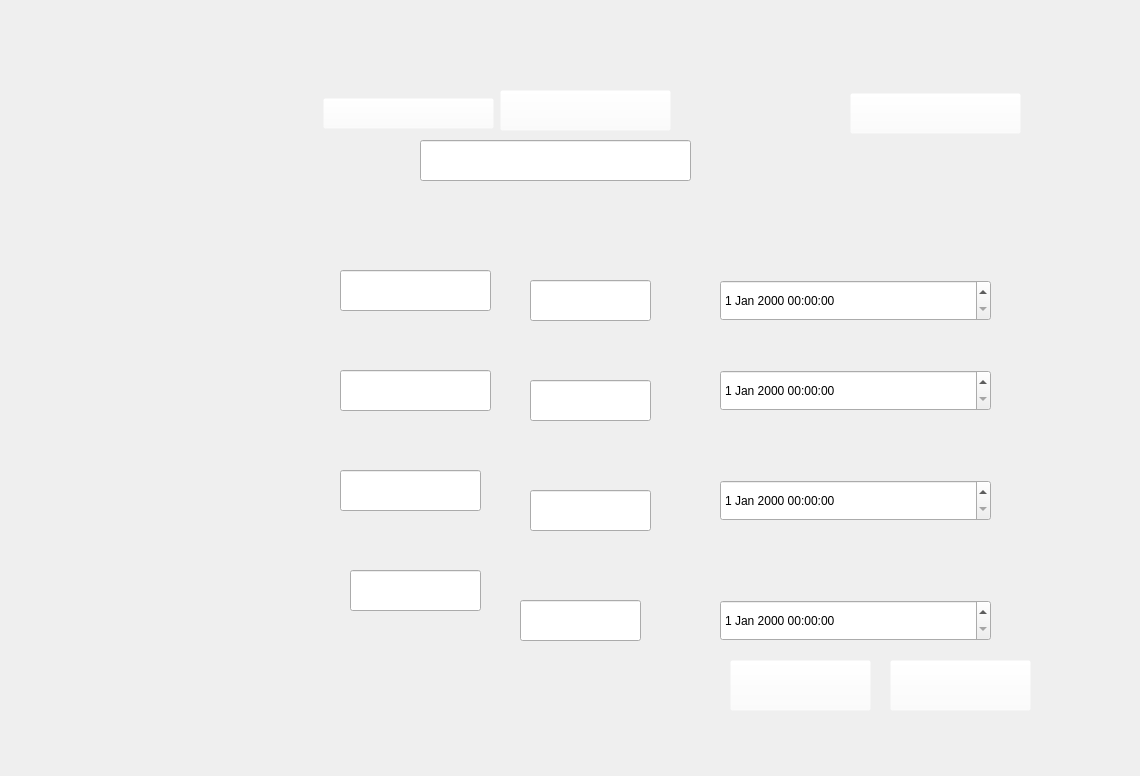
    <widget class="QWidget" name="modify_stud">
     <widget class="QLabel" name="label_7">
      <property name="geometry">
       <rect>
        <x>-50</x>
        <y>-40</y>
        <width>1131</width>
        <height>767</height>
       </rect>
      </property>
      <property name="styleSheet">
       <string notr="true">background:url(&quot;C:/Users/Dhia/Desktop/2eme/IMG_projet/modify_student.png&quot;)</string>
      </property>
      <property name="text">
       <string/>
      </property>
     </widget>
     <widget class="QPushButton" name="pushButton_20">
      <property name="geometry">
       <rect>
        <x>323</x>
        <y>98</y>
        <width>171</width>
        <height>31</height>
       </rect>
      </property>
      <property name="styleSheet">
       <string notr="true">background:rgba(255,255,255,0);
border -radius:0px;</string>
      </property>
      <property name="text">
       <string/>
      </property>
     </widget>
     <widget class="QPushButton" name="pushButton_21">
      <property name="geometry">
       <rect>
        <x>500</x>
        <y>90</y>
        <width>171</width>
        <height>41</height>
       </rect>
      </property>
      <property name="styleSheet">
       <string notr="true">background:rgba(255,255,255,0);
border -radius:0px;</string>
      </property>
      <property name="text">
       <string/>
      </property>
     </widget>
     <widget class="QPushButton" name="pushButton_22">
      <property name="geometry">
       <rect>
        <x>850</x>
        <y>93</y>
        <width>171</width>
        <height>41</height>
       </rect>
      </property>
      <property name="styleSheet">
       <string notr="true">background:rgba(255,255,255,0);
border -radius:0px;</string>
      </property>
      <property name="text">
       <string/>
      </property>
     </widget>
     <widget class="QLineEdit" name="mod_stud_id">
      <property name="geometry">
       <rect>
        <x>420</x>
        <y>140</y>
        <width>271</width>
        <height>41</height>
       </rect>
      </property>
     </widget>
     <widget class="QLineEdit" name="mod_stud_log">
      <property name="geometry">
       <rect>
        <x>340</x>
        <y>270</y>
        <width>151</width>
        <height>41</height>
       </rect>
      </property>
     </widget>
     <widget class="QLineEdit" name="mod_stud_pass">
      <property name="geometry">
       <rect>
        <x>340</x>
        <y>370</y>
        <width>151</width>
        <height>41</height>
       </rect>
      </property>
      <property name="styleSheet">
       <string notr="true"/>
      </property>
      <property name="echoMode">
       <enum>QLineEdit::Password</enum>
      </property>
     </widget>
     <widget class="QLineEdit" name="mod_stud_name">
      <property name="geometry">
       <rect>
        <x>340</x>
        <y>470</y>
        <width>141</width>
        <height>41</height>
       </rect>
      </property>
     </widget>
     <widget class="QLineEdit" name="mod_stud_family">
      <property name="geometry">
       <rect>
        <x>350</x>
        <y>570</y>
        <width>131</width>
        <height>41</height>
       </rect>
      </property>
     </widget>
     <widget class="QLineEdit" name="stud_mod_subj1">
      <property name="geometry">
       <rect>
        <x>530</x>
        <y>280</y>
        <width>121</width>
        <height>41</height>
       </rect>
      </property>
     </widget>
     <widget class="QPushButton" name="pushButton_23">
      <property name="geometry">
       <rect>
        <x>730</x>
        <y>660</y>
        <width>141</width>
        <height>51</height>
       </rect>
      </property>
      <property name="styleSheet">
       <string notr="true">background:rgba(255,255,255,0);
border -radius:0px;</string>
      </property>
      <property name="text">
       <string/>
      </property>
     </widget>
     <widget class="QPushButton" name="pushButton_24">
      <property name="geometry">
       <rect>
        <x>890</x>
        <y>660</y>
        <width>141</width>
        <height>51</height>
       </rect>
      </property>
      <property name="styleSheet">
       <string notr="true">background:rgba(255,255,255,0);
border -radius:0px;</string>
      </property>
      <property name="text">
       <string/>
      </property>
     </widget>
     <widget class="QLineEdit" name="stud_mod_subj1_2">
      <property name="geometry">
       <rect>
        <x>530</x>
        <y>380</y>
        <width>121</width>
        <height>41</height>
       </rect>
      </property>
     </widget>
     <widget class="QLineEdit" name="stud_mod_subj1_3">
      <property name="geometry">
       <rect>
        <x>530</x>
        <y>490</y>
        <width>121</width>
        <height>41</height>
       </rect>
      </property>
     </widget>
     <widget class="QLineEdit" name="stud_mod_subj1_4">
      <property name="geometry">
       <rect>
        <x>520</x>
        <y>600</y>
        <width>121</width>
        <height>41</height>
       </rect>
      </property>
     </widget>
     <widget class="QDateTimeEdit" name="dateTimeEdit_5">
      <property name="geometry">
       <rect>
        <x>720</x>
        <y>280</y>
        <width>271</width>
        <height>41</height>
       </rect>
      </property>
     </widget>
     <widget class="QDateTimeEdit" name="dateTimeEdit_6">
      <property name="geometry">
       <rect>
        <x>720</x>
        <y>370</y>
        <width>271</width>
        <height>41</height>
       </rect>
      </property>
     </widget>
     <widget class="QDateTimeEdit" name="dateTimeEdit_7">
      <property name="geometry">
       <rect>
        <x>720</x>
        <y>480</y>
        <width>271</width>
        <height>41</height>
       </rect>
      </property>
     </widget>
     <widget class="QDateTimeEdit" name="dateTimeEdit_8">
      <property name="geometry">
       <rect>
        <x>720</x>
        <y>600</y>
        <width>271</width>
        <height>41</height>
       </rect>
      </property>
     </widget>
    </widget>
